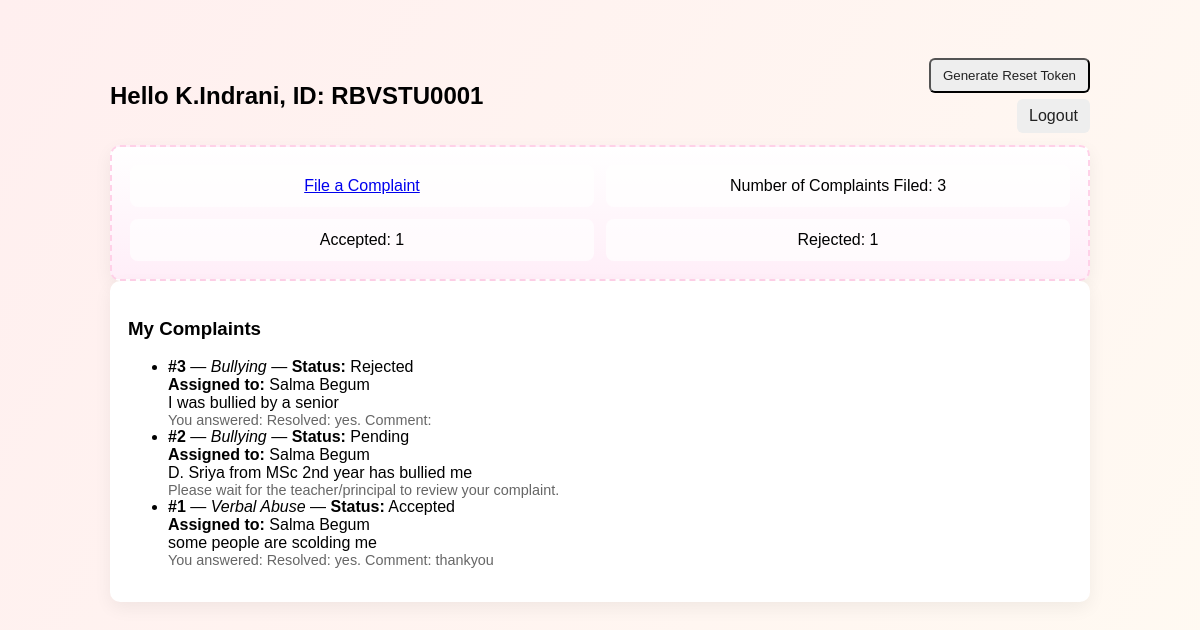
Page /student_dashboard (signed in) on the earlier database version.
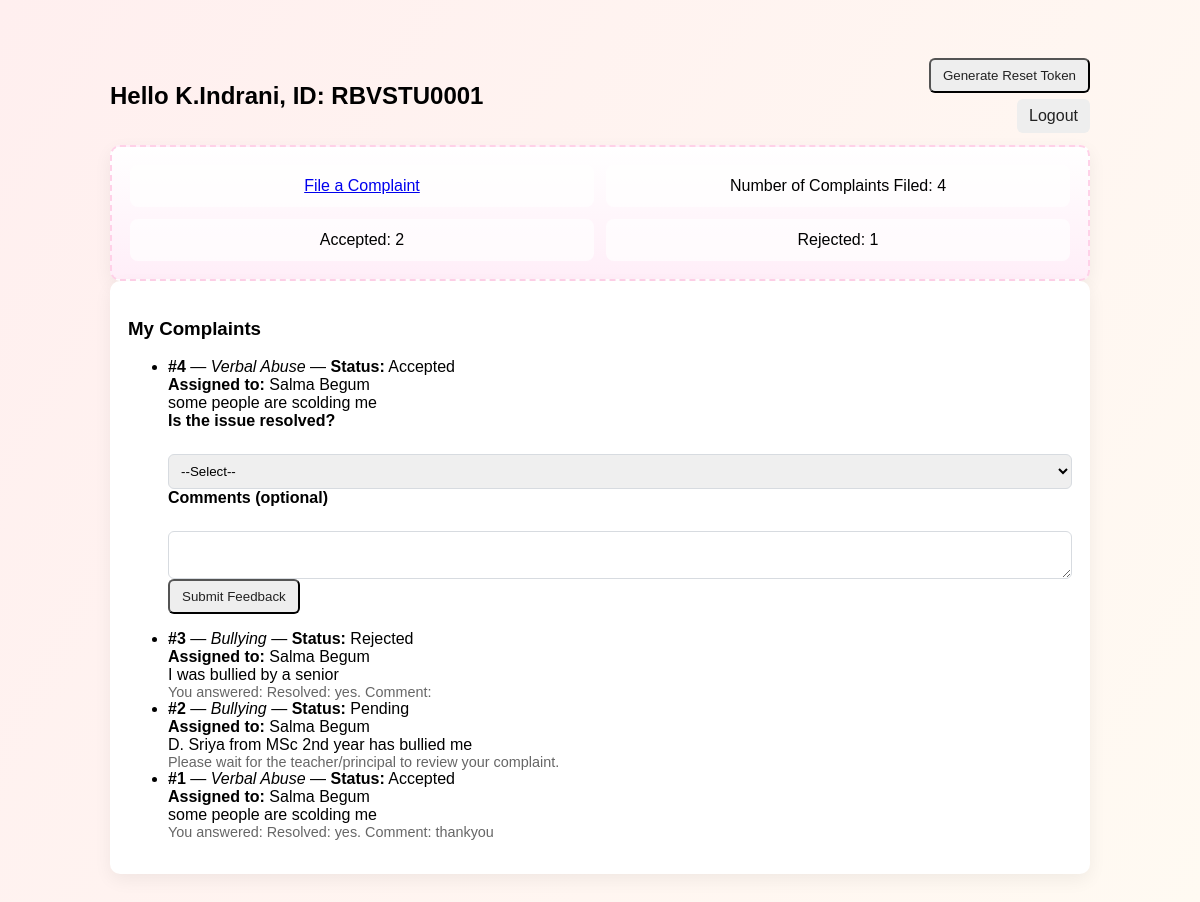
Same page on the later database version.
### tables this page shows
CREATE TABLE students (
    id INTEGER PRIMARY KEY AUTOINCREMENT,
    name TEXT NOT NULL,
    unique_code TEXT NOT NULL UNIQUE,
    mentor_id INTEGER,
    roll_no TEXT,
    extra TEXT,
    created_at DATETIME DEFAULT CURRENT_TIMESTAMP,
    FOREIGN KEY (mentor_id) REFERENCES teachers(id)
);

CREATE TABLE complaints (
    id INTEGER PRIMARY KEY AUTOINCREMENT,
    student_id INTEGER NOT NULL,
    teacher_id INTEGER NOT NULL,
    category TEXT,
    description TEXT,
    attachment TEXT,
    status TEXT DEFAULT 'Pending',
    reason TEXT,
    created_at DATETIME DEFAULT CURRENT_TIMESTAMP,
    FOREIGN KEY (student_id) REFERENCES students(id),
    FOREIGN KEY (teacher_id) REFERENCES teachers(id)
);

CREATE TABLE teachers (
    id INTEGER PRIMARY KEY AUTOINCREMENT,
    name TEXT NOT NULL,
    teacher_code TEXT NOT NULL UNIQUE,
    performance_accepted INTEGER DEFAULT 0,
    performance_rejected INTEGER DEFAULT 0,
    created_at DATETIME DEFAULT CURRENT_TIMESTAMP
);

CREATE TABLE feedback (
    id INTEGER PRIMARY KEY AUTOINCREMENT,
    complaint_id INTEGER NOT NULL,
    student_feedback TEXT,
    created_at DATETIME DEFAULT CURRENT_TIMESTAMP,
    FOREIGN KEY (complaint_id) REFERENCES complaints(id)
);

### app.py (the view)
    def wrapper(*args, **kwargs):
        if not is_logged_in():
            flash('You must be logged in', 'danger')
            return redirect(url_for('index'))
        return f(*args, **kwargs)

### app.py (called while the page is built)
def get_db():
    conn = sqlite3.connect(DB_PATH)
    conn.row_factory = sqlite3.Row
    return conn

def is_logged_in():
    return 'user_id' in session

def require_login(f):
    def wrapper(*args, **kwargs):
        if not is_logged_in():
            flash('You must be logged in', 'danger')
            return redirect(url_for('index'))
        return f(*args, **kwargs)
    wrapper.__name__ = f.__name__
    return wrapper

### templates/student_dashboard.html (shortened to what this page needs)
﻿<!doctype html>
<html>
<head>
  <link rel="stylesheet" href="/static/css/common.css">
  <link rel="stylesheet" href="/static/css/student.css">
</head>
<body class="student-bg">
  <div class="container">
    <header>
      <div style="display:flex; align-items:center; gap:18px; width:100%; justify-content:space-between;">
        <div>
          <h2>Hello {{ student['name'] }}, ID: {{ student['unique_code'] }}</h2>
        </div>
        <div style="text-align:right">
          {% if reset_token %}
            <div style="font-family:monospace; background:#f7f7f7; padding:6px 10px; border-radius:6px; display:inline-block; margin-right:8px">Token: {{ reset_token }}</div>
            <div class="muted" style="display:block; font-size:0.85rem">Expires: {{ reset_expires }}</div>
          {% else %}
            <form method="post" action="/generate_token" style="display:inline">
              <button class="btn" type="submit">Generate Reset Token</button>
            </form>
          {% endif %}
          <div style="margin-top:6px"><a href="/logout" class="btn">Logout</a></div>
        </div>
      </div>
    </header>
    <main>
      <section class="bunny-panel card">
        <div class="panel-grid">
          <div class="panel-item"><a href="/complaint/new">File a Complaint</a></div>
          <div class="panel-item" id="total-count">Number of Complaints Filed: {{ total }}</div>
          <div class="panel-item" id="accepted-count">Accepted: {{ accepted }}</div>
          <div class="panel-item" id="rejected-count">Rejected: {{ rejected }}</div>
        </div>
      </section>
      <section class="card">
        <h3>My Complaints</h3>
        {% if complaints %}
          <ul class="complaint-list">
          {% for c in complaints %}
            <li class="complaint-item">
              <strong>#{{ c['id'] }}</strong> — <em>{{ c['category'] }}</em> — <strong>Status:</strong> {{ c['status'] }}<br>
              <strong>Assigned to:</strong> {{ c['teacher_name'] or 'Unassigned' }}<br>
              <div>{{ c['description'] }}</div>
              {% set fb = feedback_map.get(c['id']) %}
              {% if fb %}
                <div class="muted">You answered: {{ fb['student_feedback'] }}</div>
              {% else %}
                {% if c['status'] != 'Pending' %}
                  <form method="post" action="/complaint/feedback" class="small-form">
                    <label>Is the issue resolved?</label><br>
                    <select name="resolved" required>
                      <option value="">--Select--</option>
                    </select><br>
                    <label>Comments (optional)</label><br>
                    <textarea name="comment" rows="2" style="width:100%"></textarea><br>
                    <button type="submit" class="btn">Submit Feedback</button>
                  </form>
                {% else %}
                  <div class="muted">Please wait for the teacher/principal to review your complaint.</div>
                {% endif %}
              {% endif %}
            </li>
          {% endfor %}
          </ul>
        {% else %}
          <div>No complaints filed yet.</div>
        {% endif %}
      </section>
    </main>
  </div>
</body>
</html>

### static/css/common.css (style rules this page uses)
.container { max-width:980px; margin:20px auto; }
.card { background:white; padding:18px; border-radius:10px; box-shadow:0 6px 18px rgba(0,0,0,0.06); }
header { display:flex; align-items:center; justify-content:space-between; gap:20px; margin-bottom:12px }
label { display:block; font-weight:600; margin-bottom:6px }
input[type=text], input[type=password], input[type=email], input[type=date], textarea, select { width:100%; padding:8px; border-radius:6px; border:1px solid #d7dbe0 }
.btn { display:inline-block; background:#eee; padding:8px 12px; border-radius:6px; text-decoration:none; color:#222 }
.muted { color:#666; font-size:0.9rem }

### static/css/student.css (style rules this page uses)
.bunny-panel { background: linear-gradient(180deg,#fff,#ffeef8); border:2px dashed #ffd1e8 }
.panel-grid { display:grid; grid-template-columns:repeat(2,1fr); gap:12px }
.panel-item { padding:12px; border-radius:8px; background:rgba(255,255,255,0.7); text-align:center }

### templates/student_dashboard.html (style rules this page uses)
.panel-item { transition: transform 0.3s, box-shadow 0.3s; cursor: pointer; }

Differences in the rows shown:
added complaints: id "4", category "Verbal Abuse", status "Accepted", name "Salma Begum", description "some people are scolding me"
Other differences:
text written by a page script: "Number of Complaints Filed: 3" → "Number of Complaints Filed: 4"
text written by a page script: "Accepted: 1" → "Accepted: 2"
